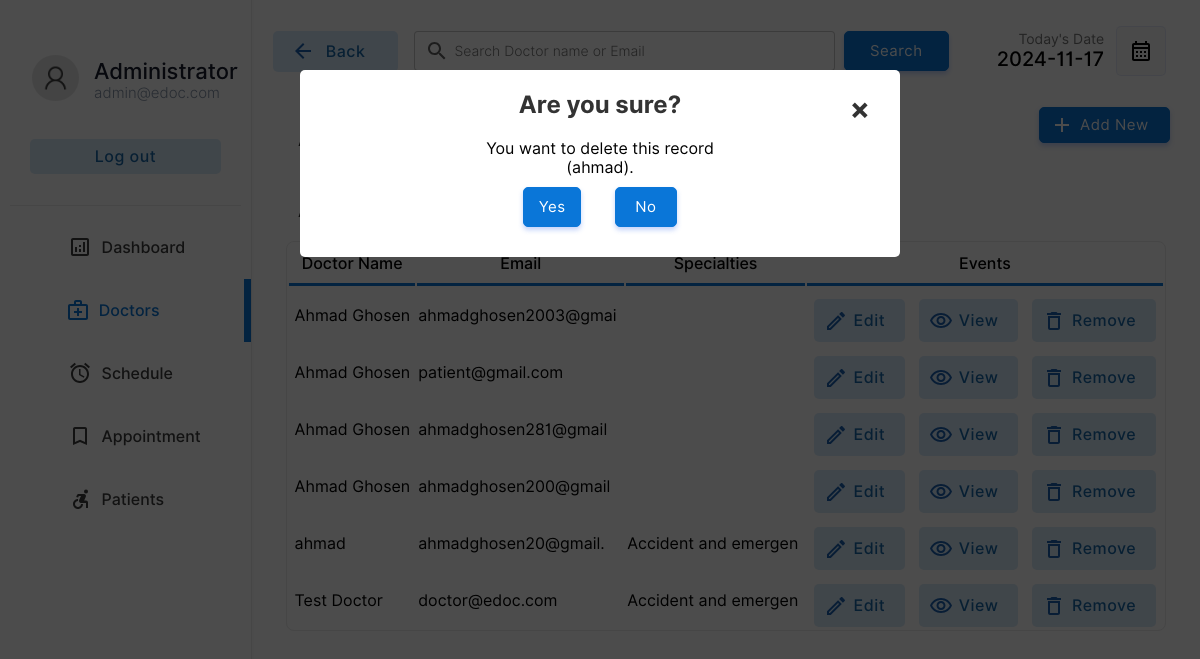
Screenshot of /doctor/doctors.php?action=drop&id=2&name=ahmad (signed in) with the database file from the repository.
### tables this page shows
CREATE TABLE IF NOT EXISTS `doctor` (
  `docid` int NOT NULL AUTO_INCREMENT,
  `docemail` varchar(255) DEFAULT NULL,
  `docname` varchar(255) DEFAULT NULL,
  `docpassword` varchar(255) DEFAULT NULL,
  `docnic` varchar(15) DEFAULT NULL,
  `doctel` varchar(15) DEFAULT NULL,
  `specialties` int DEFAULT '1',
  PRIMARY KEY (`docid`),
  KEY `specialties` (`specialties`)
);

CREATE TABLE IF NOT EXISTS `specialties` (
  `id` int NOT NULL,
  `sname` varchar(50) DEFAULT NULL,
  PRIMARY KEY (`id`)
);

### doctor/doctors.php (the view, shortened to what the rows shown need)
<!DOCTYPE html>
<html lang="en">
<head>
    <link rel="stylesheet" href="../css/animations.css">
    <link rel="stylesheet" href="../css/main.css">
    <link rel="stylesheet" href="../css/admin.css">
</head>
<body>
    <?php
    include("../connection.php");
    ?>
        <div class="dash-body">
            <table border="0" width="100%" style=" border-spacing: 0;margin:0;padding:0;margin-top:25px; ">
                <?php
                    if($_POST){
                        $keyword=$_POST["search"];
                        $sqlmain= "select * from doctor where docemail='$keyword' or docname='$keyword' or docname like '$keyword%' or docname like '%$keyword' or docname like '%$keyword%'";
                    }else{
                        $sqlmain= "select * from doctor order by docid desc";
                    }
                ?>
                <tr>
                   <td colspan="4">
                       <center>
                        <div class="abc scroll">
                        <table width="93%" class="sub-table scrolldown" border="0">
                        <thead>
                        <tr>
                                <th class="table-headin">
                                Doctor Name
                                </th>
                                <th class="table-headin">
                                    Email
                                </th>
                                <th class="table-headin">
                                    Specialties
                                </th>
                                <th class="table-headin">
                                    Events
                                </tr>
                        </thead>
                        <tbody>
                            <?php
                                $result= $database->query($sqlmain);
                                if($result->num_rows==0){
                                    echo '<tr>
                                    <td colspan="4">
                                    <br><br><br><br>
                                    <center>
                                    <img src="../img/notfound.svg" width="25%">
                                    <br>
                                    <p class="heading-main12" style="margin-left: 45px;font-size:20px;color:rgb(49, 49, 49)">We  couldnt find anything related to your keywords !</p>
                                    <a class="non-style-link" href="doctors.php"><button  class="login-btn btn-primary-soft btn"  style="display: flex;justify-content: center;align-items: center;margin-left:20px;">&nbsp; Show all Doctors &nbsp;</font></button>
                                    </a>
                                    </center>
                                    <br><br><br><br>
                                    </td>
                                    </tr>';
                                }
                                else{
                                    for ( $x=0; $x<$result->num_rows;$x++){
                                        $row=$result->fetch_assoc();
                                        $docid=$row["docid"];
                                        $name=$row["docname"];
                                        $email=$row["docemail"];
                                        $spe=$row["specialties"];
                                        $spcil_res= $database->query("select sname from specialties where id='$spe'");
                                        $spcil_array= $spcil_res->fetch_assoc();
                                        $spcil_name=$spcil_array["sname"];
                                        echo '<tr>
                                        <td> &nbsp;'.
                                        substr($name,0,30)
                                        .'</td>
                                        <td>
                                        '.substr($email,0,20).'
                                        </td>
                                        <td>
                                            '.substr($spcil_name,0,20).'
                                        </td>
                                        <td>
                                        <div style="display:flex;justify-content: center;">
                                        <a href="?action=edit&id='.$docid.'&error=0" class="non-style-link"><button  class="btn-primary-soft btn button-icon btn-edit"  style="padding-left: 40px;padding-top: 12px;padding-bottom: 12px;margin-top: 10px;"><font class="tn-in-text">Edit</font></button></a>
                                        &nbsp;&nbsp;&nbsp;
                                        <a href="?action=view&id='.$docid.'" class="non-style-link"><button  class="btn-primary-soft btn button-icon btn-view"  style="padding-left: 40px;padding-top: 12px;padding-bottom: 12px;margin-top: 10px;"><font class="tn-in-text">View</font></button></a>
                                       &nbsp;&nbsp;&nbsp;
                                       <a href="?action=drop&id='.$docid.'&name='.$name.'" class="non-style-link"><button  class="btn-primary-soft btn button-icon btn-delete"  style="padding-left: 40px;padding-top: 12px;padding-bottom: 12px;margin-top: 10px;"><font class="tn-in-text">Remove</font></button></a>
                                        </div>
                                        </td>
                                    </tr>';
                                }
                            }
                            ?>
                            </tbody>
                        </table>
                        </div>
                        </center>
                   </td>
                </tr>
            </table>
        </div>
    <?php
    if($_GET){
        $id=$_GET["id"];
        $action=$_GET["action"];
        if($action=='drop'){
            $nameget=$_GET["name"];
            echo '
            <div id="popup1" class="overlay">
                    <div class="popup">
                    <center>
                        <h2>Are you sure?</h2>
                        <a class="close" href="doctors.php">&times;</a>
                        <div class="content">
                            You want to delete this record<br>('.substr($nameget,0,40).').
                        </div>
                        <div style="display: flex;justify-content: center;">
                        <a href="delete-doctor.php?id='.$id.'" class="non-style-link"><button  class="btn-primary btn"  style="display: flex;justify-content: center;align-items: center;margin:10px;padding:10px;"<font class="tn-in-text">&nbsp;Yes&nbsp;</font></button></a>&nbsp;&nbsp;&nbsp;
                        <a href="doctors.php" class="non-style-link"><button  class="btn-primary btn"  style="display: flex;justify-content: center;align-items: center;margin:10px;padding:10px;"><font class="tn-in-text">&nbsp;&nbsp;No&nbsp;&nbsp;</font></button></a>
                        </div>
                    </center>
            </div>
            </div>
            ';
        }elseif($action=='edit'){
            $sqlmain= "select * from doctor where docid='$id'";
            $result= $database->query($sqlmain);
            $row=$result->fetch_assoc();
            $name=$row["docname"];
            $email=$row["docemail"];
            $spe=$row["specialties"];
            $spcil_res= $database->query("select sname from specialties where id='$spe'");
            $spcil_array= $spcil_res->fetch_assoc();
            $spcil_name=$spcil_array["sname"];
            $nic=$row['docnic'];
            $tele=$row['doctel'];
            $error_1=$_GET["error"];
                $errorlist= array(
                    '1'=>'<label for="promter" class="form-label" style="color:rgb(255, 62, 62);text-align:center;">Already have an account for this Email address.</label>',
                    '2'=>'<label for="promter" class="form-label" style="color:rgb(255, 62, 62);text-align:center;">Password Conformation Error! Reconform Password</label>',
                    '3'=>'<label for="promter" class="form-label" style="color:rgb(255, 62, 62);text-align:center;"></label>',
                    '4'=>"",
                    '0'=>'',
                );
            if($error_1!='4'){
                    echo '
                    <div id="popup1" class="overlay">
                            <div class="popup">
                            <center>
                                <a class="close" href="doctors.php">&times;</a>
                                <div style="display: flex;justify-content: center;">
                                <div class="abc">
                                <table width="80%" class="sub-table scrolldown add-doc-form-container" border="0">
                                <tr>
                                        <td class="label-td" colspan="2">'.
                                            $errorlist[$error_1]
                                        .'</td>
                                    </tr>
                                    <tr>
                                        <td>
                                            <p style="padding: 0;margin: 0;text-align: left;font-size: 25px;font-weight: 500;">Edit Doctor Details.</p>
                                        Doctor ID : '.$id.' (Auto Generated)<br><br>
                                        </td>
                                    </tr>
                                    <tr>
                                        <td class="label-td" colspan="2">
                                            <form action="edit-doc.php" method="POST" class="add-new-form">
                                            <label for="Email" class="form-label">Email: </label>
                                            <input type="hidden" value="'.$id.'" name="id00">
                                        </td>
                                    </tr>
                                    <tr>
                                        <td class="label-td" colspan="2">
                                        <input type="email" name="email" class="input-text" placeholder="Email Address" value="'.$email.'" required><br>
                                        </td>
                                    </tr>
                                    <tr>
                                        <td class="label-td" colspan="2">
                                            <label for="name" class="form-label">Name: </label>
                                        </td>
                                    </tr>
                                    <tr>
                                        <td class="label-td" colspan="2">
                                            <input type="text" name="name" class="input-text" placeholder="Doctor Name" value="'.$name.'" required><br>
                                        </td>
                                    </tr>
                                    <tr>
                                        <td class="label-td" colspan="2">
                                            <label for="nic" class="form-label">NIC: </label>
                                        </td>
                                    </tr>
                                    <tr>
                                        <td class="label-td" colspan="2">
                                            <input type="text" name="nic" class="input-text" placeholder="NIC Number" value="'.$nic.'" required><br>
                                        </td>
                                    </tr>
                                    <tr>
                                        <td class="label-td" colspan="2">
                                            <label for="Tele" class="form-label">Telephone: </label>
                                        </td>
                                    </tr>
                                    <tr>
                                        <td class="label-td" colspan="2">
                                            <input type="tel" name="Tele" class="input-text" placeholder="Telephone Number" value="'.$tele.'" required><br>
                                        </td>
                                    </tr>
                                    <tr>
                                        <td class="label-td" colspan="2">
                                            <label for="spec" class="form-label">Choose specialties: (Current'.$spcil_name.')</label>
                                        </td>
                                    </tr>
                                    <tr>
                                        <td class="label-td" colspan="2">
                                            <select name="spec" id="" class="box">';
                                                $list11 = $database->query("select  * from  specialties;");
                                                for ($y=0;$y<$list11->num_rows;$y++){
                                                    $row00=$list11->fetch_assoc();
                                                    $sn=$row00["sname"];
                                                    $id00=$row00["id"];
                                                    echo "<option value=".$id00.">$sn</option><br/>";
                                                };
                                echo     '       </select><br><br>
                                        </td>
                                    </tr>
                                    <tr>
                                        <td class="label-td" colspan="2">
                                            <label for="password" class="form-label">Password: </label>
                                        </td>
                                    </tr>
                                    <tr>
                                        <td class="label-td" colspan="2">
                                            <input type="password" name="password" class="input-text" placeholder="Defind a Password" required><br>
                                        </td>
                                    </tr><tr>
                                        <td class="label-td" colspan="2">
                                            <label for="cpassword" class="form-label">Conform Password: </label>
                                        </td>
                                    </tr>
                                    <tr>
                                        <td class="label-td" colspan="2">
                                            <input type="password" name="cpassword" class="input-text" placeholder="Conform Password" required><br>
                                        </td>
                                    </tr>
                                    <tr>
                                        <td colspan="2">
                                            <input type="reset" value="Reset" class="login-btn btn-primary-soft btn" >&nbsp;&nbsp;&nbsp;&nbsp;&nbsp;
                                            <input type="submit" value="Save" class="login-btn btn-primary btn">
                                        </td>
                                    </tr>
                                    </form>
                                    </tr>
                                </table>
                                </div>
                                </div>
                            </center>
                            <br><br>
                    </div>
                    </div>
                    ';
        }; };
    };
?>
</body>
</html>

### rows the page displays
doctor: docname "Ahmad Ghosen", docemail "ahmadghosen2003@gmai"
doctor: docname "Ahmad Ghosen", docemail "patient@gmail.com"
doctor: docname "Ahmad Ghosen", docemail "ahmadghosen281@gmail"
doctor: docname "Ahmad Ghosen", docemail "ahmadghosen200@gmail"
doctor: docname "ahmad", docemail "ahmadghosen20@gmail.", specialties.sname "Accident and emergen"
doctor: docname "Test Doctor", docemail "doctor@edoc.com", specialties.sname "Accident and emergen"

### other values shown
substr($nameget,0,40) "ahmad"
